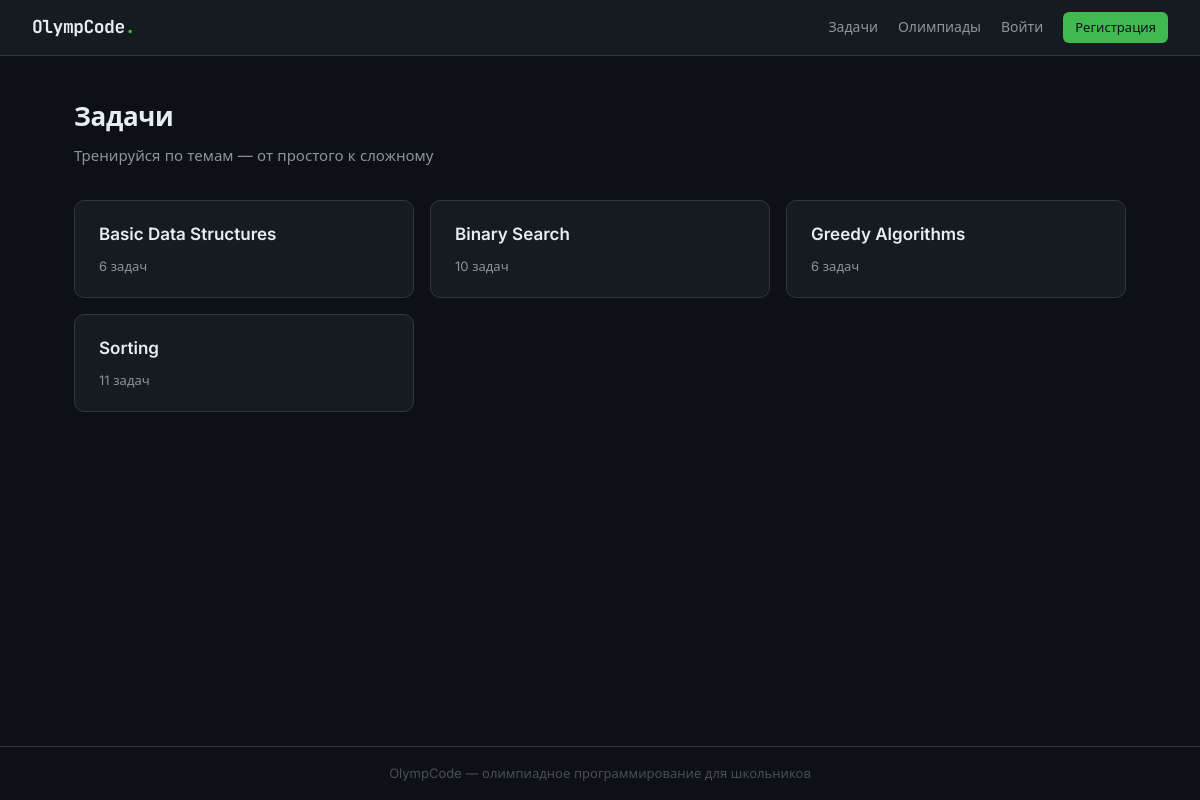
The page / on the database its author committed.
### models.py (models this page shows)
class Topic(Base):
    __tablename__ = "topics"
    id:    Mapped[int] = mapped_column(Integer, primary_key=True)
    slug:  Mapped[str] = mapped_column(String(64), unique=True, index=True)
    title: Mapped[str] = mapped_column(String(128))
    tasks: Mapped[list["Task"]] = relationship(back_populates="topic")

### routers/tasks.py (the view)
@router.get("/")
async def index(request: Request, db: Session = Depends(get_db)):
    user   = get_current_user(request, db)
    topics = db.query(Topic).order_by(Topic.title).all()
    topics_data = []
    for topic in topics:
        tasks = db.query(Task).filter_by(topic_id=topic.id).order_by(Task.order_in_topic).all()
        solved = 0
        if user:
            solved_ids = {
                s.task_id for s in db.query(Submission)
                .filter_by(user_id=user.id, verdict=Verdict.AC)
                .all()
            }
            solved = sum(1 for t in tasks if t.id in solved_ids)
        topics_data.append({
            "topic":  topic,
            "tasks":  tasks,
            "total":  len(tasks),
            "solved": solved,
        })
    return templates.TemplateResponse("tasks/index.html", {
        "request": request,
        "user": user,
        "topics_data": topics_data,
    })

### templates/tasks/index.html (shortened to what this page needs)
{% extends "base.html" %}
{% block content %}
<div class="page-header">
  <h1>Задачи</h1>
  <p>Тренируйся по темам — от простого к сложному</p>
</div>
{% if topics_data %}
<div class="topics-grid">
  {% for item in topics_data %}
    {% set percent = (item.solved / item.total * 100)|int if item.total > 0 else 0 %}
    {% set text_color = "hsl(" ~ (percent * 1.2)|int ~ ", 85%, 42%)" %}
  <a href="/topic/{{ item.topic.slug }}"
     class="topic-card"
     {% if user %} style="--theme-color: {{ text_color }};" {% endif %}>
    <div class="topic-card__title">{{ item.topic.title }}</div>
    <div class="topic-card__meta">
      <span>{{ item.total }} задач</span>
    </div>
  </a>
  {% endfor %}
</div>
{% else %}
<div class="card" style="text-align:center; padding: 60px; color: var(--text-2)">
  <p style="font-size:17px; margin-bottom:8px">Задачи ещё не загружены</p>
  <p style="font-size:13px">Убедись, что папка <code>parsing/</code> находится рядом с папкой <code>web/</code></p>
</div>
{% endif %}
{% endblock %}

### templates/base.html (shortened to what this page needs)
<!DOCTYPE html>
<html lang="ru">
<head>
  <link rel="stylesheet" href="/static/css/main.css">
</head>
<body>
<nav class="navbar">
  <a href="/" class="nav-logo">OlympCode<span class="logo-dot">.</span></a>
  <div class="nav-links">
    <a href="/" class="nav-link">Задачи</a>
    <a href="/contests/" class="nav-link">Олимпиады</a>
    {% if user %}
      {% if user.is_admin %}<a href="/admin/" class="nav-link" style="color:var(--amber)">Админ</a>{% endif %}
      <a href="/profile/" class="nav-link">{{ user.username }}</a>
      <a href="/auth/logout" class="nav-link nav-link--muted">Выйти</a>
    {% else %}
      <a href="/auth/login" class="nav-link">Войти</a>
      <a href="/auth/register" class="btn btn--sm btn--primary">Регистрация</a>
    {% endif %}
  </div>
</nav>
<main class="main-content">
  {% block content %}{% endblock %}
</main>
<footer class="footer">
  <span>OlympCode — олимпиадное программирование для школьников</span>
</footer>
</body>
</html>

### static/css/main.css (style rules this page uses)
*, *::before, *::after { box-sizing: border-box; margin: 0; padding: 0; }
:root { --bg: #0d1117; --bg-card: #161b22; --bg-input: #0d1117; --border: #30363d; --border-hi: #58a6ff; --text: #e6edf3; --text-2: #8b949e; --text-3: #484f58; --green: #3fb950; --green-dim: #1a4226; --red: #f85149; --red-dim: #3d1a19; --amber: #d29922; --amber-dim: #2d2208; --blue: #58a6ff; --mono: 'JetBrains Mono', 'Courier New', monospace; --sans: 'Inter', system-ui, sans-serif; --radius: 6px; --radius-lg: 10px; }
html { scroll-behavior: smooth; }
body { background: var(--bg); color: var(--text); font-family: var(--sans); font-size: 15px; line-height: 1.6; min-height: 100vh; display: flex; flex-direction: column; }
a { color: var(--blue); text-decoration: none; }
.navbar { display: flex; align-items: center; justify-content: space-between; padding: 0 32px; height: 56px; border-bottom: 1px solid var(--border); background: var(--bg-card); position: sticky; top: 0; z-index: 100; }
.nav-logo { font-family: var(--mono); font-weight: 700; font-size: 18px; color: var(--text); text-decoration: none; letter-spacing: -0.5px; }
.logo-dot { color: var(--green); }
.nav-links { display: flex; align-items: center; gap: 20px; }
.nav-link { color: var(--text-2); font-size: 14px; text-decoration: none; transition: color .15s; }
.main-content { flex: 1; max-width: 1100px; width: 100%; margin: 0 auto; padding: 40px 24px; }
.footer { border-top: 1px solid var(--border); padding: 16px 32px; text-align: center; font-size: 13px; color: var(--text-3); }
.btn { display: inline-flex; align-items: center; gap: 6px; padding: 8px 18px; border-radius: var(--radius); font-size: 14px; font-weight: 500; cursor: pointer; border: none; transition: opacity .15s, background .15s; text-decoration: none; }
.btn--primary { background: var(--green); color: #0d1117; }
.btn--sm { padding: 5px 12px; font-size: 13px; }
.page-header { margin-bottom: 32px; }
.page-header h1 { font-size: 26px; font-weight: 600; letter-spacing: -0.3px; }
.page-header p { color: var(--text-2); margin-top: 6px; }
.topics-grid { display: grid; grid-template-columns: repeat(auto-fill, minmax(320px, 1fr)); gap: 16px; }
.topic-card { background: var(--bg-card); border: 1px solid var(--border); border-radius: var(--radius-lg); padding: 20px 24px; text-decoration: none; color: var(--text); transition: border-color .15s, transform .15s, box-shadow .15s; display: block; }
.topic-card__title { font-size: 17px; font-weight: 600; margin-bottom: 8px; }
.topic-card__meta { font-size: 13px; color: var(--text-2); display: flex; gap: 16px; }

### rows shown on the page
Topic: topic "Basic Data Structures"
Topic: topic "Binary Search"
Topic: topic "Greedy Algorithms"
Topic: topic "Sorting"

### other values the page prints
{{ item.total }} "6" "10" "6" "11"
